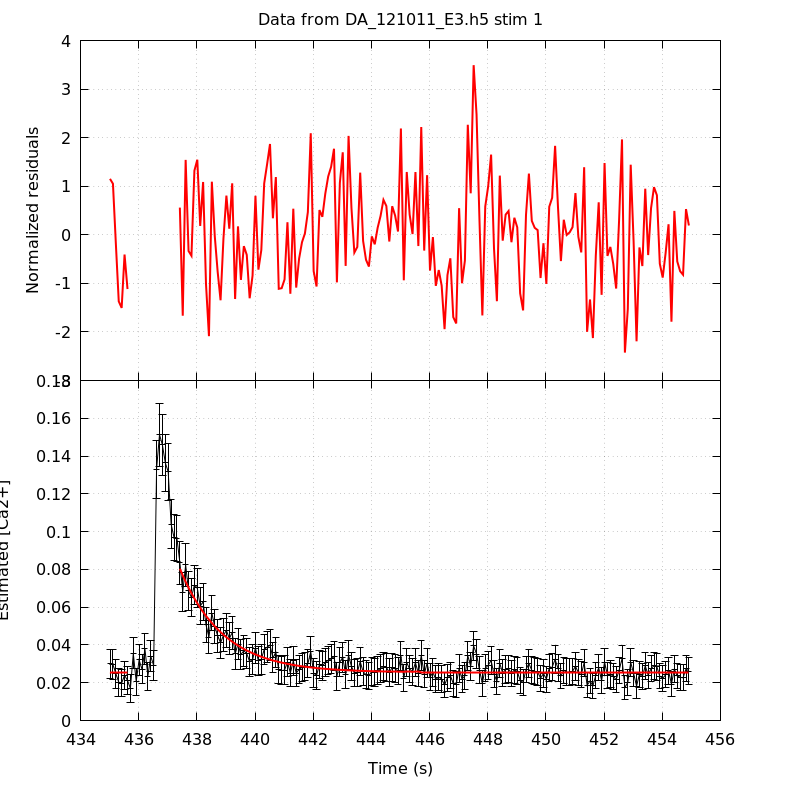

gnuplot code for this plot:
unset key
set grid
set multiplot title 'Data from DA_121011_E3.h5 stim 1' noenhanced layout 2,1 margins 0.1,0.9,0.1,0.95 spacing 0,0
set ylabel 'Normalized residuals'
set xtics format ''
plot 'DA_121011_E3_aba_RatioFit_s1' using 1:4 with lines linecolor rgb 'red' linewidth 2
set format x '%g'
set xlabel 'Time (s)'
set ylabel 'Estimated [Ca2+]'
plot 'DA_121011_E3_aba_CaRatio_s1' using 1:2:($3*1.96) with yerrorlines \
     linecolor rgb 'black' linewidth 1,                \
     'DA_121011_E3_aba_RatioFit_s1' using 1:3 with lines linecolor rgb 'red'\
     linewidth 2
unset multiplot
